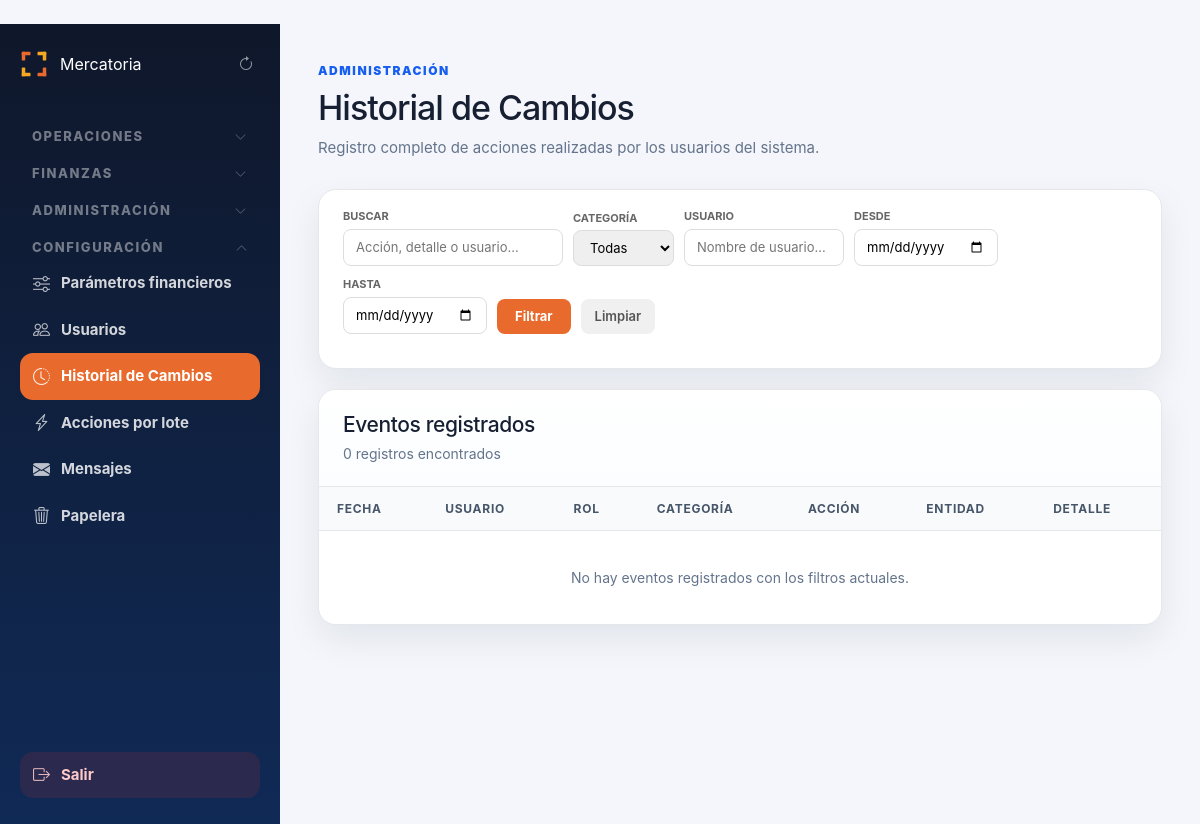
The page /admin/auditoria (signed in) on the database as committed earlier.
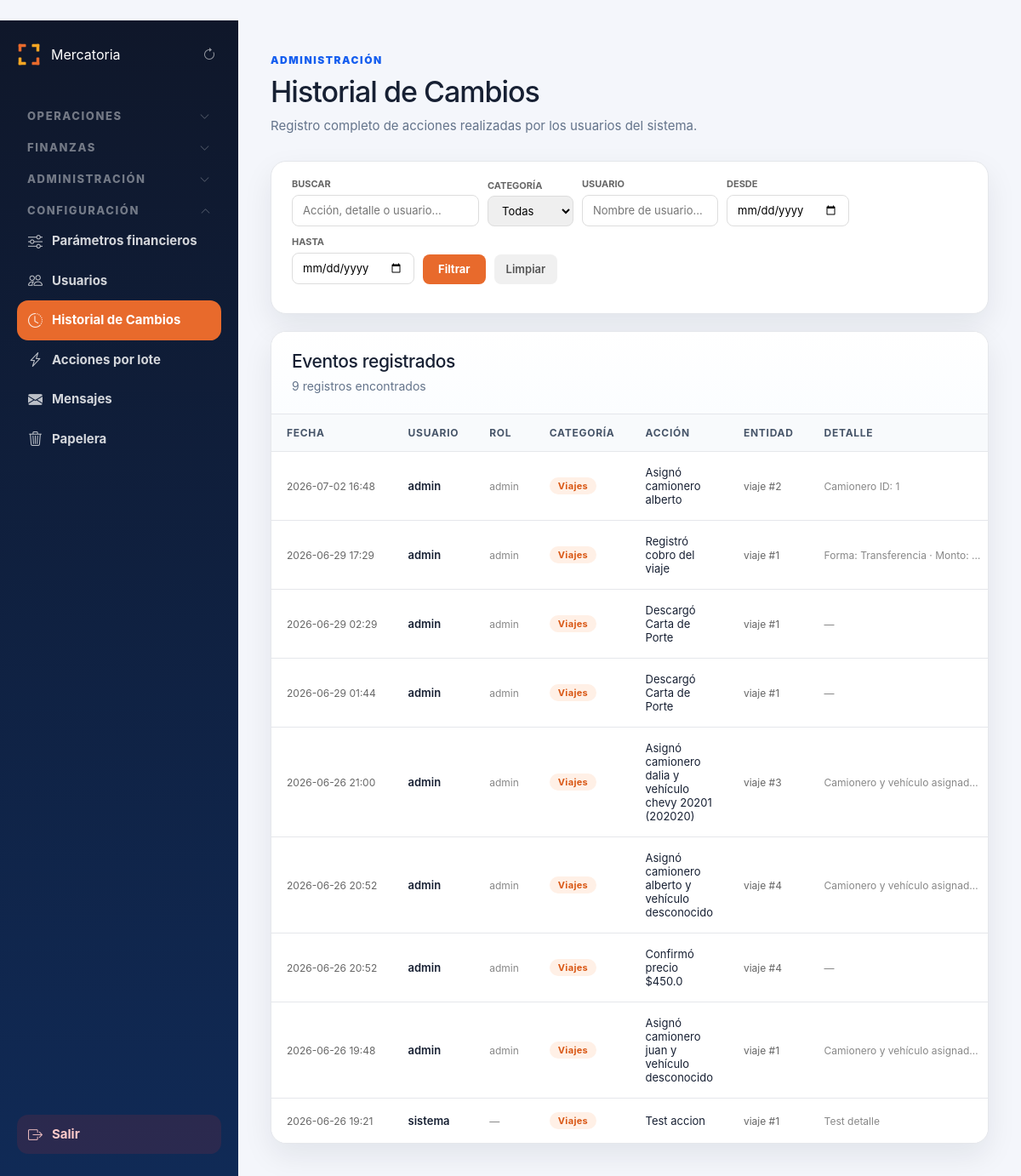
The same page on the database as committed later.
### tables this page shows
CREATE TABLE auditoria (
        id INTEGER PRIMARY KEY AUTOINCREMENT,
        fecha TEXT DEFAULT CURRENT_TIMESTAMP,
        usuario TEXT,
        rol TEXT,
        accion TEXT,
        categoria TEXT,
        entidad TEXT,
        entidad_id INTEGER,
        detalle TEXT
    );

### routes/admin.py (the view)
@admin_bp.route("/auditoria", methods=["GET"])
def ver_auditoria():
    if session.get("rol") != "admin":
        return redirect("/admin")
    categoria = request.args.get("categoria", "").strip()
    usuario_f = request.args.get("usuario", "").strip()
    fecha_desde = request.args.get("fecha_desde", "").strip()
    fecha_hasta = request.args.get("fecha_hasta", "").strip()
    buscar = request.args.get("buscar", "").strip()
    pagina = max(1, int(request.args.get("pagina", 1) or 1))
    por_pagina = 50
    condiciones = []
    params = []
    if categoria:
        condiciones.append(f"categoria = {ph()}")
        params.append(categoria)
    if usuario_f:
        condiciones.append(f"usuario LIKE {ph()}")
        params.append(f"%{usuario_f}%")
    if fecha_desde:
        condiciones.append(f"DATE(fecha) >= {ph()}")
        params.append(fecha_desde)
    if fecha_hasta:
        condiciones.append(f"DATE(fecha) <= {ph()}")
        params.append(fecha_hasta)
    if buscar:
        condiciones.append(f"(accion LIKE {ph()} OR detalle LIKE {ph()} OR usuario LIKE {ph()})")
        params.extend([f"%{buscar}%", f"%{buscar}%", f"%{buscar}%"])
    where = ("WHERE " + " AND ".join(condiciones)) if condiciones else ""
    conexion = conectar()
    cursor = conexion.cursor()
    cursor.execute(f"SELECT COUNT(*) as total FROM auditoria {where}", params)
    total = cursor.fetchone()["total"]
    offset = (pagina - 1) * por_pagina
    cursor.execute(
        f"SELECT * FROM auditoria {where} ORDER BY id DESC LIMIT {ph()} OFFSET {ph()}",
        params + [por_pagina, offset]
    )
    registros = cursor.fetchall()
    conexion.close()
    total_paginas = (total + por_pagina - 1) // por_pagina
    return render_template(
        "admin/auditoria.html",
        registros=registros,
        pagina=pagina,
        total_paginas=total_paginas,
        total=total,
        filtros=dict(
            categoria=categoria,
            usuario=usuario_f,
            fecha_desde=fecha_desde,
            fecha_hasta=fecha_hasta,
            buscar=buscar,
        ),
    )

### app.py (called while the page is built)
def fmt_fecha(value, fmt='%Y-%m-%d %H:%M'):
    if not value:
        return '—'
    if hasattr(value, 'strftime'):
        return value.strftime(fmt)
    try:
        from datetime import datetime
        return datetime.strptime(str(value)[:16], '%Y-%m-%d %H:%M').strftime(fmt)
    except Exception:
        return str(value)[:16]

@app.before_request
def _record_start_time():
    g.start_time = time.monotonic()

@app.before_request
def _validate_session_role():
    if "user_id" not in session or "rol" not in session:
        return
    try:
        con = conectar()
        cur = con.cursor()
        cur.execute("SELECT rol, activo FROM usuarios WHERE id = ?", (session["user_id"],))
        row = cur.fetchone()
        con.close()
        if not row or not row["activo"]:
            session.clear()
            return
        if row["rol"] != session["rol"]:
            session["rol"] = row["rol"]
    except Exception:
        pass

### database.py (called while the page is built)
    def execute(self, sql, params=None):
        if self._use_postgres:
            sql = sql.replace("?", "%s")
        if params is not None:
            return self._cursor.execute(sql, params)
        return self._cursor.execute(sql)

### templates/admin/auditoria.html (shortened to what the changed rows need)
﻿{% extends "admin/base_admin.html" %}
{% block contenido %}
<div class="page-header">
    <div>
        <h1>Historial de Cambios</h1>
    </div>
</div>
<section class="panel">
    <div class="panel-header">
        <div>
            <h2>Eventos registrados</h2>
            <p>{{ total }} registro{% if total != 1 %}s{% endif %} encontrado{% if total != 1 %}s{% endif %}</p>
        </div>
    </div>
    <div class="table-wrapper">
        <table class="data-table">
            <thead>
                <tr>
                    <th>Fecha</th>
                    <th>Usuario</th>
                    <th>Rol</th>
                    <th>Categoría</th>
                    <th>Acción</th>
                    <th>Entidad</th>
                    <th>Detalle</th>
                </tr>
            </thead>
            <tbody>
                {% for r in registros %}
                <tr>
                    <td style="white-space:nowrap;font-size:12px;color:#666;">{{ r.fecha | fmt_fecha }}</td>
                    <td style="font-weight:600;font-size:13px;">{{ r.usuario or "—" }}</td>
                    <td style="font-size:12px;color:#888;">{{ r.rol or "—" }}</td>
                    <td>
                        {% if r.categoria == "Viajes" %}
                        <span class="badge-audit badge-audit-viajes">Viajes</span>
                        {% elif r.categoria == "Usuarios" %}
                        <span class="badge-audit badge-audit-usuarios">Usuarios</span>
                        {% elif r.categoria == "Datos" %}
                        <span class="badge-audit badge-audit-datos">Datos</span>
                        {% else %}
                        <span class="badge-audit badge-audit-otros">{{ r.categoria or "—" }}</span>
                        {% endif %}
                    </td>
                    <td style="font-size:13px;">{{ r.accion or "—" }}</td>
                    <td style="font-size:12px;color:#666;">
                        {% if r.entidad and r.entidad_id %}
                            {{ r.entidad }} #{{ r.entidad_id }}
                        {% elif r.entidad %}
                            {{ r.entidad }}
                        {% else %}
                            —
                        {% endif %}
                    </td>
                    <td style="font-size:12px;color:#888;max-width:220px;overflow:hidden;text-overflow:ellipsis;white-space:nowrap;" title="{{ r.detalle or '' }}">
                        {{ r.detalle or "—" }}
                    </td>
                </tr>
                {% else %}
                <tr>
                    <td colspan="7" class="empty-state">No hay eventos registrados con los filtros actuales.</td>
                </tr>
                {% endfor %}
            </tbody>
        </table>
    </div>
</section>
{% endblock %}

Rows that differ between the two databases and show on the page:
added auditoria: fecha|fmt_fecha "2026-07-02 16:48", usuario "admin", rol "admin", categoria "Viajes", accion "Asignó camionero alberto", entidad "viaje", entidad_id "2", detalle "Camionero ID: 1"
added auditoria: fecha|fmt_fecha "2026-06-29 17:29", usuario "admin", rol "admin", categoria "Viajes", accion "Registró cobro del viaje", entidad "viaje", entidad_id "1", detalle "Forma: Transferencia · Monto:…"
added auditoria: fecha|fmt_fecha "2026-06-29 02:29", usuario "admin", rol "admin", categoria "Viajes", accion "Descargó Carta de Porte", entidad "viaje", entidad_id "1", detalle "—"
added auditoria: fecha|fmt_fecha "2026-06-29 01:44", usuario "admin", rol "admin", categoria "Viajes", accion "Descargó Carta de Porte", entidad "viaje", entidad_id "1", detalle "—"
added auditoria: fecha|fmt_fecha "2026-06-26 21:00", usuario "admin", rol "admin", categoria "Viajes", accion "Asignó camionero dalia y vehículo chevy 20201 (202020)", entidad "viaje", entidad_id "3", detalle "Camionero y vehículo asignad…"
added auditoria: fecha|fmt_fecha "2026-06-26 20:52", usuario "admin", rol "admin", categoria "Viajes", accion "Asignó camionero alberto y vehículo desconocido", entidad "viaje", entidad_id "4", detalle "Camionero y vehículo asignad…"
added auditoria: fecha|fmt_fecha "2026-06-26 20:52", usuario "admin", rol "admin", categoria "Viajes", accion "Confirmó precio $450.0", entidad "viaje", entidad_id "4", detalle "—"
added auditoria: fecha|fmt_fecha "2026-06-26 19:48", usuario "admin", rol "admin", categoria "Viajes", accion "Asignó camionero juan y vehículo desconocido", entidad "viaje", entidad_id "1", detalle "Camionero y vehículo asignad…"
added auditoria: fecha|fmt_fecha "2026-06-26 19:21", usuario "sistema", rol "—", categoria "Viajes", accion "Test accion", entidad "viaje", entidad_id "1", detalle "Test detalle"
Other text that changed with them:
{{ total }}: "0" → "9"
text no longer shown: "No hay eventos registrados con los filtros actuales."
